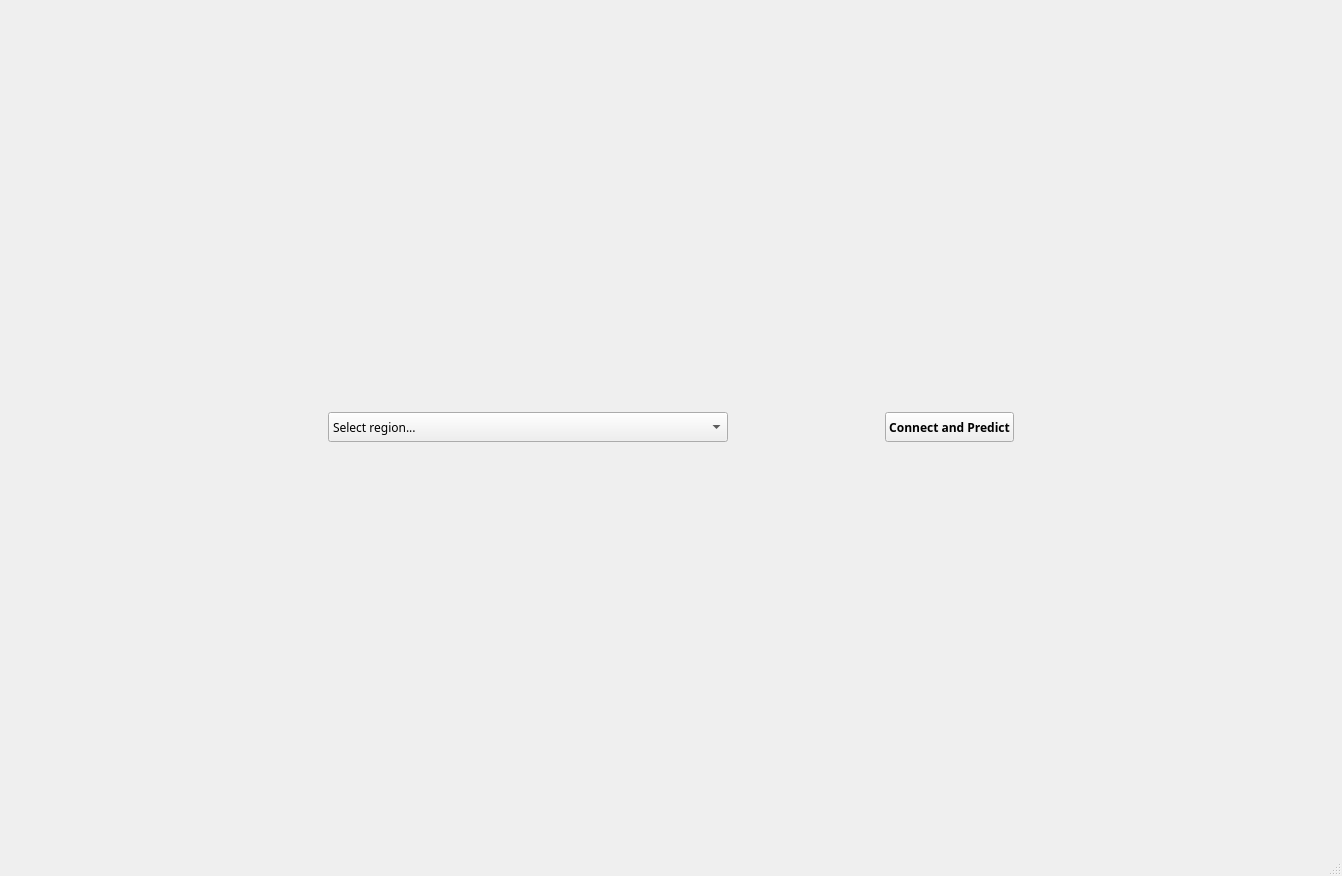
<?xml version="1.0" encoding="UTF-8"?>
<ui version="4.0">
 <class>MainWindow</class>
 <widget class="QMainWindow" name="MainWindow">
  <property name="geometry">
   <rect>
    <x>0</x>
    <y>0</y>
    <width>1342</width>
    <height>876</height>
   </rect>
  </property>
  <property name="windowTitle">
   <string>MainWindow</string>
  </property>
  <property name="styleSheet">
   <string notr="true"/>
  </property>
  <widget class="QWidget" name="centralwidget">
   <layout class="QGridLayout" name="gridLayout">
    <item row="0" column="0">
     <widget class="QStackedWidget" name="stackedWidget">
      <property name="styleSheet">
       <string notr="true">#page_menu{border-image: url(:/icons/icons/6264983.jpg);}</string>
      </property>
      <property name="currentIndex">
       <number>0</number>
      </property>
      <widget class="QWidget" name="page_menu">
       <layout class="QGridLayout" name="gridLayout_2">
        <item row="0" column="0">
         <layout class="QVBoxLayout" name="verticalLayout">
          <item>
           <layout class="QHBoxLayout" name="horizontalLayout">
            <property name="leftMargin">
             <number>10</number>
            </property>
            <property name="topMargin">
             <number>0</number>
            </property>
            <property name="rightMargin">
             <number>10</number>
            </property>
            <item>
             <spacer name="horizontalSpacer">
              <property name="orientation">
               <enum>Qt::Horizontal</enum>
              </property>
              <property name="sizeHint" stdset="0">
               <size>
                <width>40</width>
                <height>20</height>
               </size>
              </property>
             </spacer>
            </item>
            <item>
             <spacer name="horizontalSpacer_5">
              <property name="orientation">
               <enum>Qt::Horizontal</enum>
              </property>
              <property name="sizeHint" stdset="0">
               <size>
                <width>40</width>
                <height>20</height>
               </size>
              </property>
             </spacer>
            </item>
            <item>
             <widget class="QComboBox" name="comboBox_2">
              <property name="minimumSize">
               <size>
                <width>400</width>
                <height>30</height>
               </size>
              </property>
              <property name="font">
               <font>
                <family>Segoe UI Semibold</family>
               </font>
              </property>
              <property name="maxVisibleItems">
               <number>10</number>
              </property>
              <property name="sizeAdjustPolicy">
               <enum>QComboBox::AdjustToMinimumContentsLengthWithIcon</enum>
              </property>
              <item>
               <property name="text">
                <string>Select region...</string>
               </property>
              </item>
              <item>
               <property name="text">
                <string>Mecidiyeköy</string>
               </property>
              </item>
              <item>
               <property name="text">
                <string>FSM Köprüsü</string>
               </property>
              </item>
              <item>
               <property name="text">
                <string>268-s yolu asiyan</string>
               </property>
              </item>
              <item>
               <property name="text">
                <string>Beşiktaş</string>
               </property>
              </item>
              <item>
               <property name="text">
                <string>Sirkeci</string>
               </property>
              </item>
              <item>
               <property name="text">
                <string>Acıbadem Köprüsü</string>
               </property>
              </item>
              <item>
               <property name="text">
                <string>Kadıköy Rıhtım</string>
               </property>
              </item>
              <item>
               <property name="text">
                <string>Kağıthane</string>
               </property>
              </item>
              <item>
               <property name="text">
                <string>Çavuşbaşı</string>
               </property>
              </item>
              <item>
               <property name="text">
                <string>Dünya gazetesi</string>
               </property>
              </item>
              <item>
               <property name="text">
                <string>Atatürk Havalimanı</string>
               </property>
              </item>
              <item>
               <property name="text">
                <string>15 temmuz şehitler köprüsü</string>
               </property>
              </item>
              <item>
               <property name="text">
                <string>Bahçe Taksim</string>
               </property>
              </item>
              <item>
               <property name="text">
                <string>Eyüp Feshane</string>
               </property>
              </item>
              <item>
               <property name="text">
                <string>Harem ido</string>
               </property>
              </item>
              <item>
               <property name="text">
                <string>H.U Tuneli beykoz</string>
               </property>
              </item>
              <item>
               <property name="text">
                <string>Eminönü</string>
               </property>
              </item>
              <item>
               <property name="text">
                <string>Eyüp Sultan</string>
               </property>
              </item>
              <item>
               <property name="text">
                <string>İstiklal Caddesi 1</string>
               </property>
              </item>
              <item>
               <property name="text">
                <string>İstiklal Caddesi 2</string>
               </property>
              </item>
              <item>
               <property name="text">
                <string>Mısır Çarşısı</string>
               </property>
              </item>
              <item>
               <property name="text">
                <string>Miniatürk</string>
               </property>
              </item>
              <item>
               <property name="text">
                <string>Saraçhane</string>
               </property>
              </item>
              <item>
               <property name="text">
                <string>Sultan Ahmet</string>
               </property>
              </item>
              <item>
               <property name="text">
                <string>Bağdat caddesi</string>
               </property>
              </item>
             </widget>
            </item>
            <item>
             <spacer name="horizontalSpacer_2">
              <property name="orientation">
               <enum>Qt::Horizontal</enum>
              </property>
              <property name="sizeHint" stdset="0">
               <size>
                <width>20</width>
                <height>20</height>
               </size>
              </property>
             </spacer>
            </item>
            <item>
             <widget class="QPushButton" name="pushButton">
              <property name="minimumSize">
               <size>
                <width>0</width>
                <height>30</height>
               </size>
              </property>
              <property name="font">
               <font>
                <family>Segoe UI Semibold</family>
                <pointsize>9</pointsize>
                <weight>75</weight>
                <bold>true</bold>
               </font>
              </property>
              <property name="cursor">
               <cursorShape>OpenHandCursor</cursorShape>
              </property>
              <property name="text">
               <string>Connect and Predict</string>
              </property>
             </widget>
            </item>
            <item>
             <spacer name="horizontalSpacer_4">
              <property name="orientation">
               <enum>Qt::Horizontal</enum>
              </property>
              <property name="sizeHint" stdset="0">
               <size>
                <width>40</width>
                <height>20</height>
               </size>
              </property>
             </spacer>
            </item>
            <item>
             <spacer name="horizontalSpacer_3">
              <property name="orientation">
               <enum>Qt::Horizontal</enum>
              </property>
              <property name="sizeHint" stdset="0">
               <size>
                <width>40</width>
                <height>20</height>
               </size>
              </property>
             </spacer>
            </item>
           </layout>
          </item>
         </layout>
        </item>
       </layout>
      </widget>
      <widget class="QWidget" name="page_predict">
       <layout class="QGridLayout" name="gridLayout_3">
        <item row="0" column="0">
         <layout class="QVBoxLayout" name="verticalLayout_2">
          <item>
           <widget class="QLabel" name="label_mobese">
            <property name="minimumSize">
             <size>
              <width>0</width>
              <height>730</height>
             </size>
            </property>
            <property name="text">
             <string/>
            </property>
           </widget>
          </item>
          <item>
           <layout class="QHBoxLayout" name="horizontalLayout_2">
            <property name="leftMargin">
             <number>10</number>
            </property>
            <property name="rightMargin">
             <number>10</number>
            </property>
            <item>
             <widget class="QPushButton" name="pushButton_2">
              <property name="font">
               <font>
                <pointsize>8</pointsize>
                <weight>75</weight>
                <bold>true</bold>
               </font>
              </property>
              <property name="text">
               <string>&lt;&lt; Back to menu page</string>
              </property>
             </widget>
            </item>
            <item>
             <spacer name="horizontalSpacer_6">
              <property name="orientation">
               <enum>Qt::Horizontal</enum>
              </property>
              <property name="sizeHint" stdset="0">
               <size>
                <width>40</width>
                <height>20</height>
               </size>
              </property>
             </spacer>
            </item>
            <item>
             <widget class="QLabel" name="label">
              <property name="minimumSize">
               <size>
                <width>1000</width>
                <height>0</height>
               </size>
              </property>
              <property name="font">
               <font>
                <family>Segoe UI Semibold</family>
                <pointsize>9</pointsize>
               </font>
              </property>
              <property name="styleSheet">
               <string notr="true">color: rgb(85, 0, 255);</string>
              </property>
              <property name="text">
               <string/>
              </property>
              <property name="alignment">
               <set>Qt::AlignCenter</set>
              </property>
             </widget>
            </item>
           </layout>
          </item>
         </layout>
        </item>
       </layout>
      </widget>
     </widget>
    </item>
   </layout>
  </widget>
  <widget class="QMenuBar" name="menubar">
   <property name="geometry">
    <rect>
     <x>0</x>
     <y>0</y>
     <width>1342</width>
     <height>26</height>
    </rect>
   </property>
  </widget>
  <widget class="QStatusBar" name="statusbar"/>
 </widget>
 <resources>
  <include location="icons.qrc"/>
 </resources>
 <connections/>
</ui>
